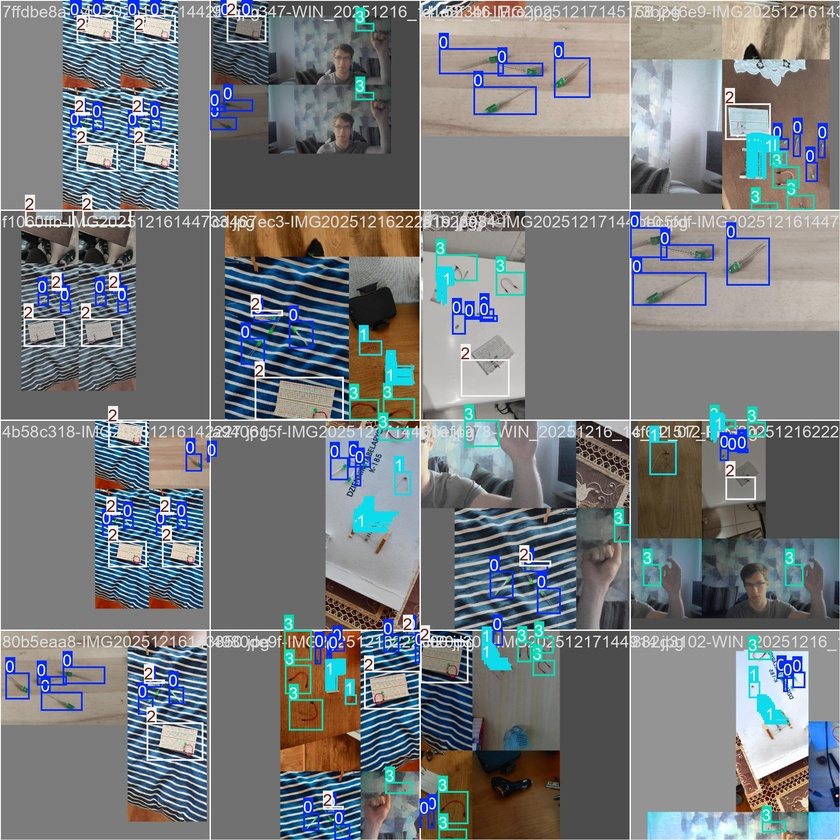
#> input picture train/train_batch0.jpg, 840 x 840 px, shrunk from 1920 x 1920 before the run, given in place of the camera
$ python camera_capture.py
#> lines starting #> are read from the running program, lines starting #| are printed output that depends on the picture; after the words box and inside, x2 and y2 are one past the last pixel; in counts of white or black regions, pixels touching at a corner belong together
import cv2 as cv
import numpy as np
import mediapipe as mp

cap1 = cv.VideoCapture(0)
cap2 = cv.VideoCapture(1)

ret1, frame1 = cap1.read()
#> frame1 is the input picture: shape (840, 840, 3); mean B, G, R 126.8, 123.9, 119.8
ret2, frame2 = cap2.read()
print(len(frame1))
#| 840
print(frame2.shape)
#| (840, 840, 3)


while True:
  ret1, frame1 = cap1.read()
  ret2, frame2 = cap2.read()

  height1 = int(cap1.get(4))
  height2 = int(cap2.get(4))

  width1 = int(cap1.get(3))
  width2 = int(cap2.get(3))

  lookahead = np.zeros((len(frame1), len(frame1[0])*2, len(frame1[0][0])), np.uint8)
#> lookahead: shape (840, 1680, 3); every value is 0

  rotated_frame1 = cv.rotate(frame1,cv.ROTATE_180)
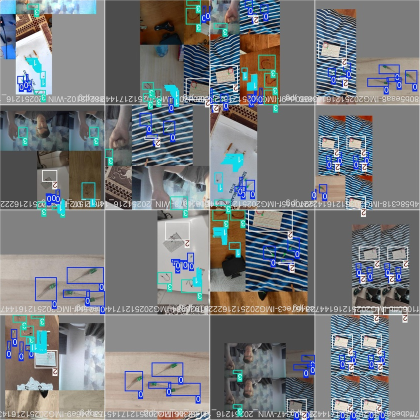
#> rotated_frame1: shape (840, 840, 3) (shown at 1/2 size); mean B, G, R 126.8, 123.9, 119.8
  rotated_frame2 = cv.rotate(frame2,cv.ROTATE_180)


  font = cv.FONT_HERSHEY_SIMPLEX

  rotated_frame1 = cv.putText(rotated_frame1, "Prawa", (20, 40), font, 1, (255, 255, 255), 1, cv.LINE_AA, False)
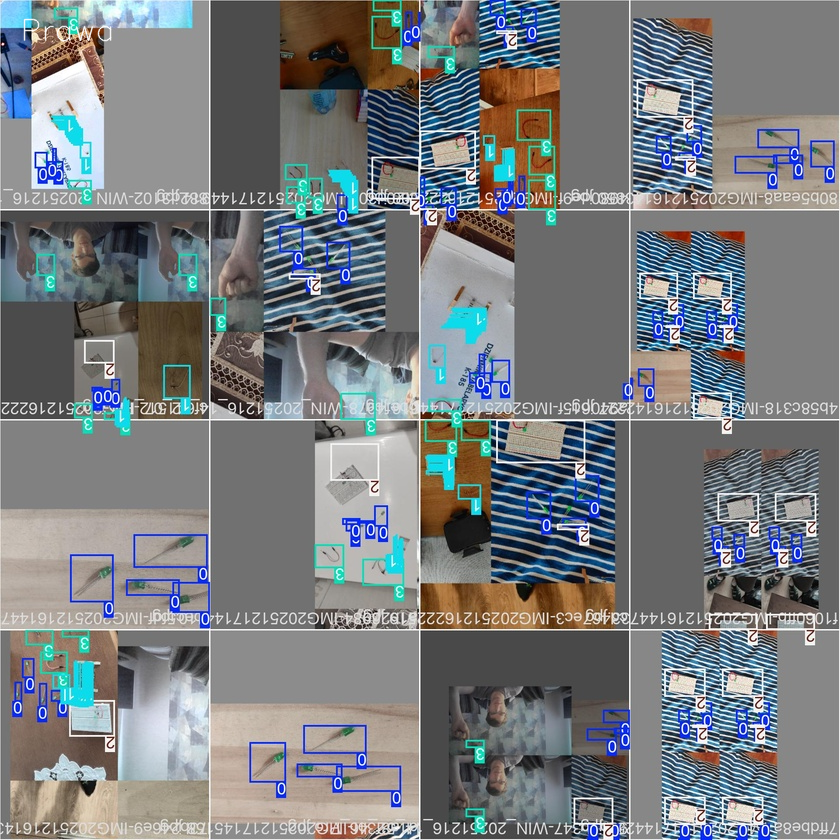
#> rotated_frame1: shape (840, 840, 3); 0.09% of pixels changed, all inside (x1, y1, x2, y2) = (23, 18, 112, 42)
  rotated_frame2 = cv.putText(rotated_frame2, "Lewa", (20, 40), font, 1, (255, 255, 255), 1, cv.LINE_AA, False)
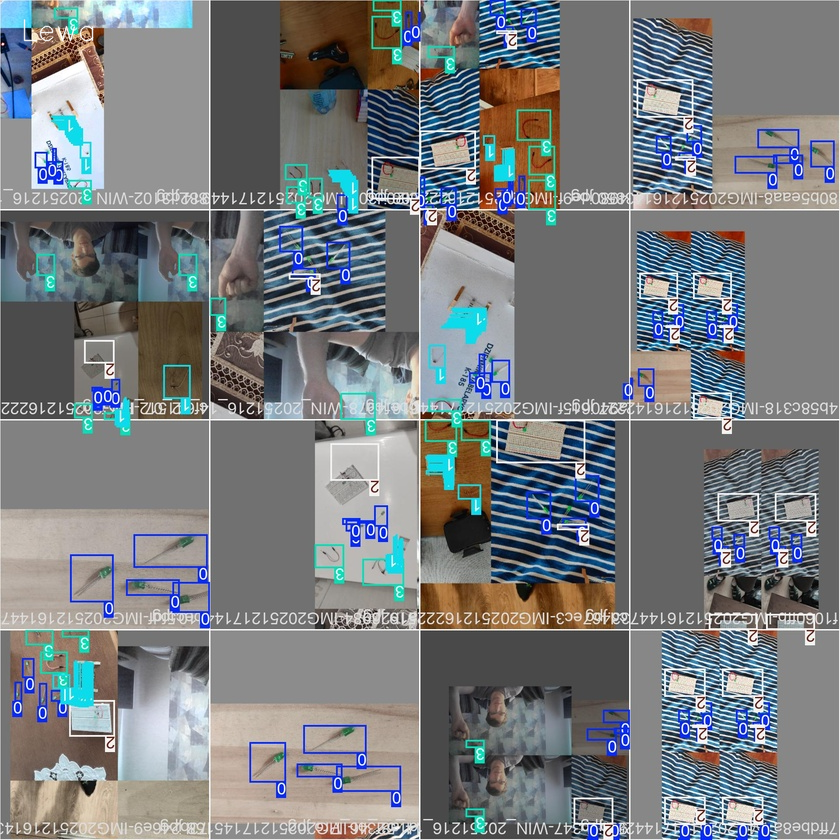
#> rotated_frame2: shape (840, 840, 3); 0.07% of pixels changed, all inside (x1, y1, x2, y2) = (23, 19, 94, 42)


  # cv.imshow('rotated_frame1', rotated_frame1)
  # cv.imshow('rotated_frame2', rotated_frame2)

  lookahead = cv.hconcat([rotated_frame2, rotated_frame1])
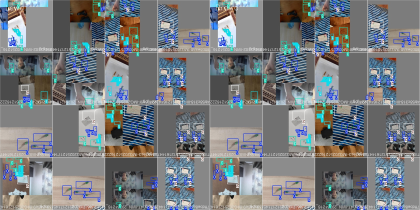
#> lookahead: shape (840, 1680, 3) (shown at 1/4 size); mean B, G, R 126.9, 123.9, 119.9

  # grey = cv.cvtColor(rotated_frame1, cv.COLOR_BGR2GRAY)

  hsv = cv.cvtColor(rotated_frame2, cv.COLOR_BGR2HSV)
#> hsv: shape (840, 840, 3); mean H, S, V 45.4, 50, 136.8
  lower = (0, 0, 200)
  upper = (180, 40, 255)
  mask = cv.inRange(hsv, lower, upper)
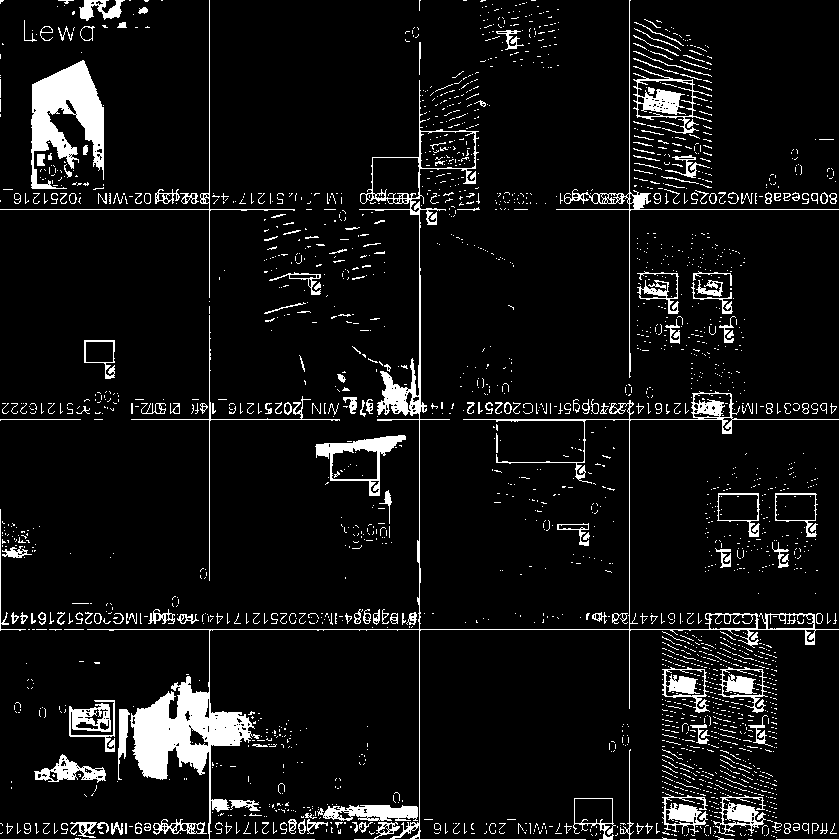
#> mask: shape (840, 840); 7.5% white; 2373 white regions (2133 under 20 px), largest, box (x1, y1, x2, y2) and area: (0, 0, 840, 840) 16358, (31, 60, 104, 189) 4962, (315, 435, 406, 496) 1363

  kernel = cv.getStructuringElement(cv.MORPH_RECT, (5,5))
  mask = cv.morphologyEx(mask, cv.MORPH_CLOSE, kernel)
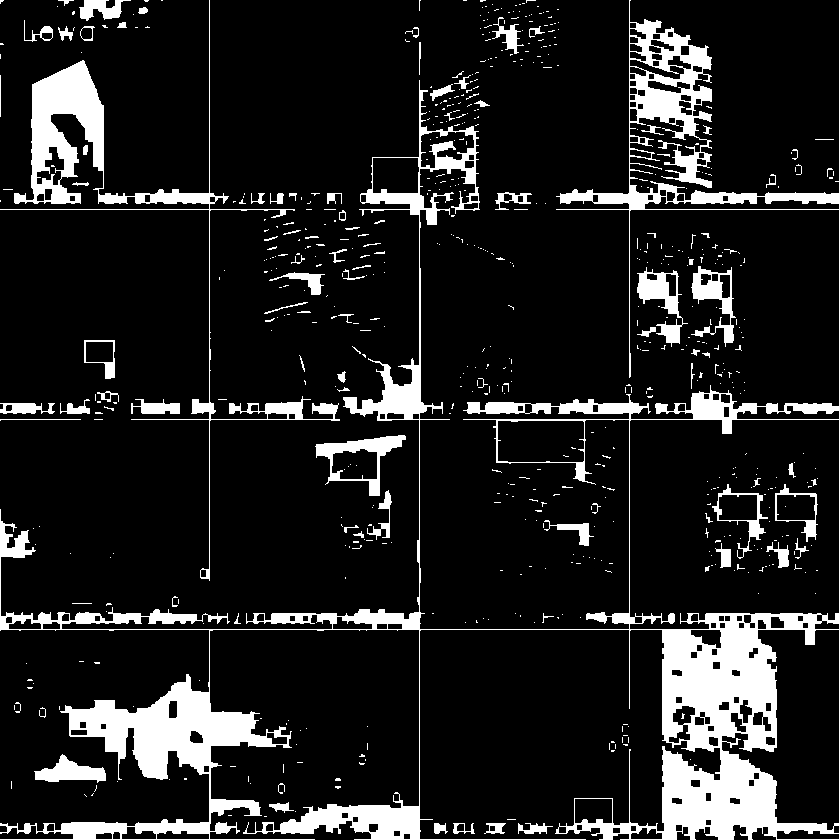
#> mask: shape (840, 840); 13% white; 647 white regions (554 under 20 px)

  contours, _ = cv.findContours(mask, cv.RETR_EXTERNAL, cv.CHAIN_APPROX_SIMPLE)
#> contours = 564 contours, 522 with area under 20; largest, box (x1, y1, x2, y2) and area: (0, 0, 840, 840) 130704, (0, 0, 340, 581) 9157, (315, 435, 406, 496) 2572, (637, 267, 688, 347) 1470, (691, 266, 736, 347) 1428

  c = max(contours, key=cv.contourArea)
#> c = contour of 3015 points, box (x1, y1, x2, y2) (0, 0, 840, 840), area 130704

  cv.drawContours(rotated_frame2, [c], -1, (0,255,0), 2)
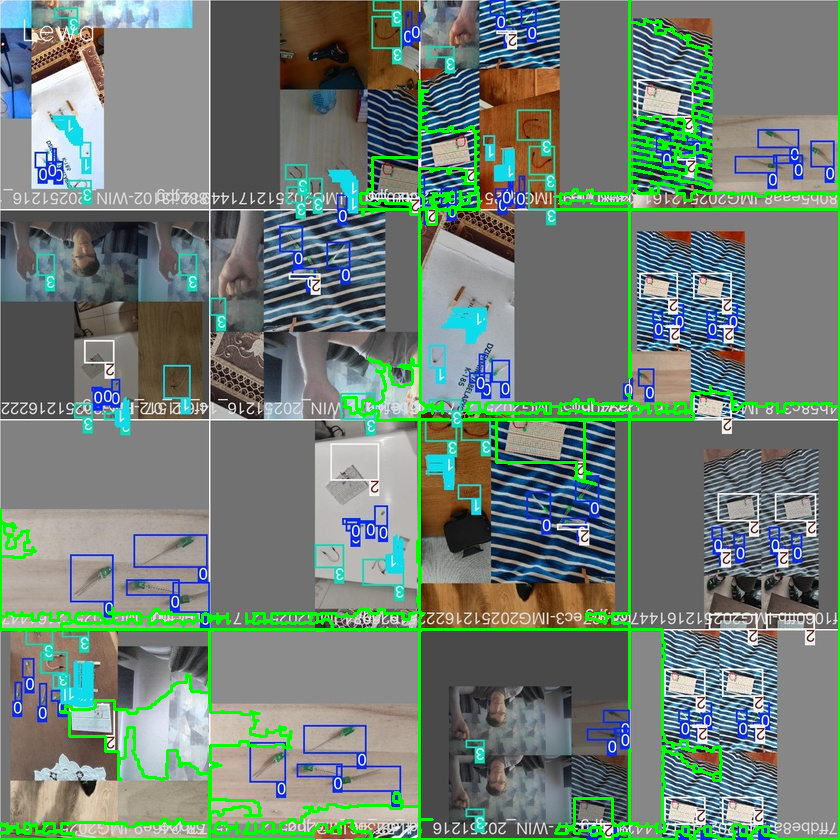
#> rotated_frame2: shape (840, 840, 3); 5.04% of pixels changed, all inside (x1, y1, x2, y2) = (0, 0, 840, 840)

  # cv.imshow('smth', frame1)
  # cv.imshow('smth2', frame2)
  cv.imshow('test', rotated_frame2)
  cv.imshow('hsv', hsv)
  cv.imshow('Podglad', lookahead)


  if cv.waitKey(1) == ord('q'):
#> (key q is pressed here)
    break

cap1.release()
cap2.release()
cv.destroyAllWindows()

$ run again, on train/train_batch1.jpg
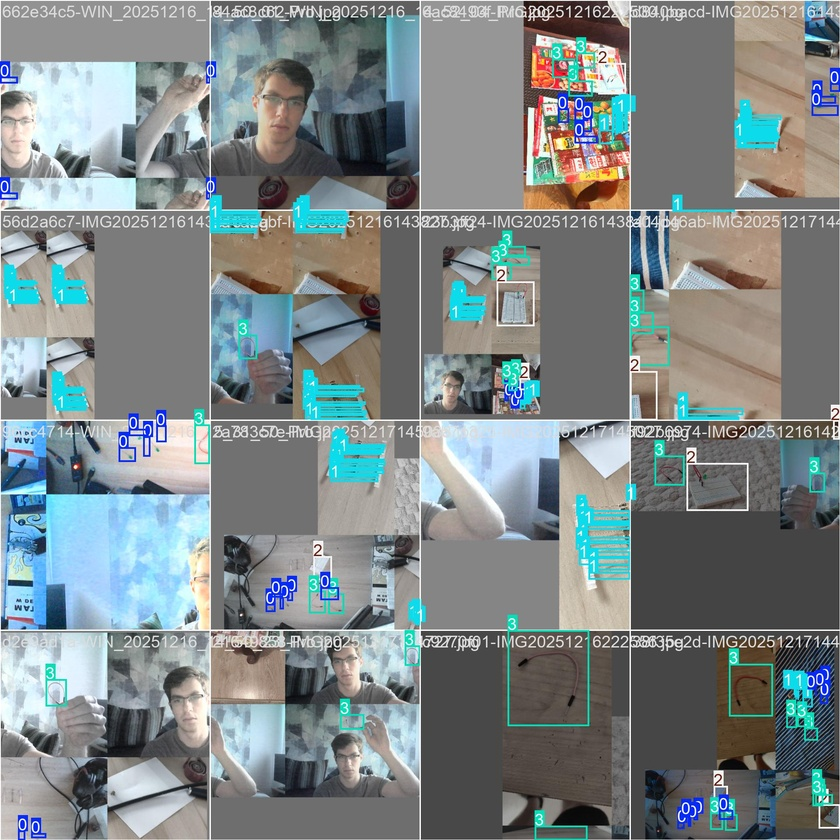
#> input picture train/train_batch1.jpg, 840 x 840 px, shrunk from 1920 x 1920 before the run, given in place of the camera
#> frame1 is the input picture: shape (840, 840, 3); mean B, G, R 135.7, 134.5, 125.1
#| 840
#| (840, 840, 3)
#> hsv: shape (840, 840, 3); mean H, S, V 49.4, 41.9, 144.2
#> `mask = cv.morphologyEx(mask, cv.MORPH_CLOSE, kernel)`:
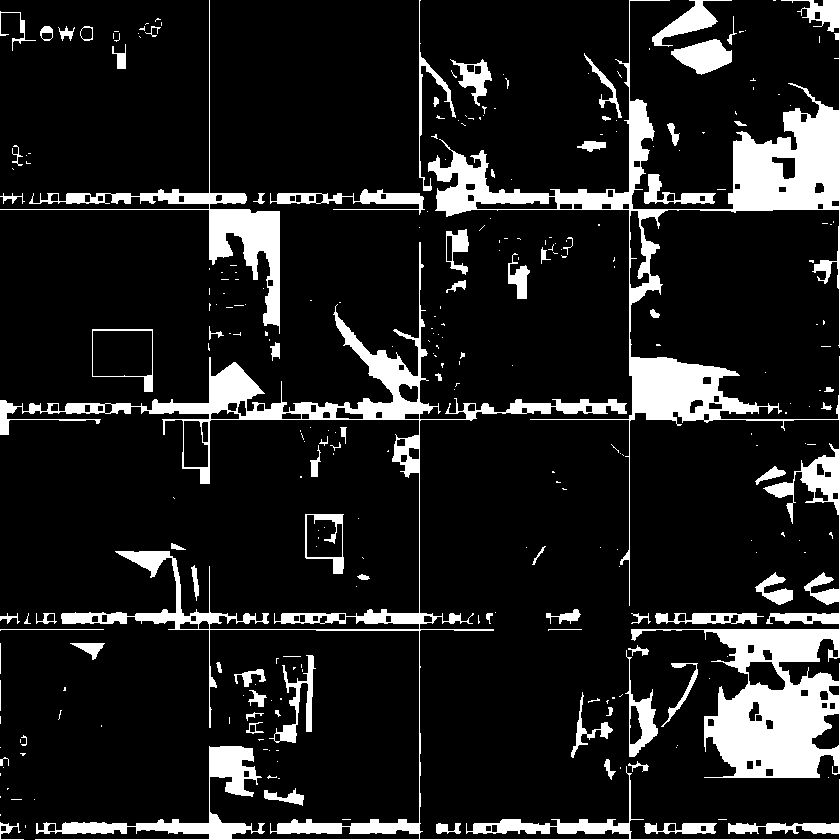
#> mask: shape (840, 840); 13% white; 283 white regions (201 under 20 px)
#> contours = 279 contours, 213 with area under 20; largest, box (x1, y1, x2, y2) and area: (428, 0, 840, 778) 42042, (0, 242, 840, 840) 23972, (0, 0, 280, 334) 5429, (92, 329, 153, 392) 2940, (305, 514, 344, 574) 1776
#> c = contour of 1477 points, box (x1, y1, x2, y2) (428, 0, 840, 778), area 42042
#> `cv.drawContours(rotated_frame2, [c], -1, (0,255,0), 2)`:
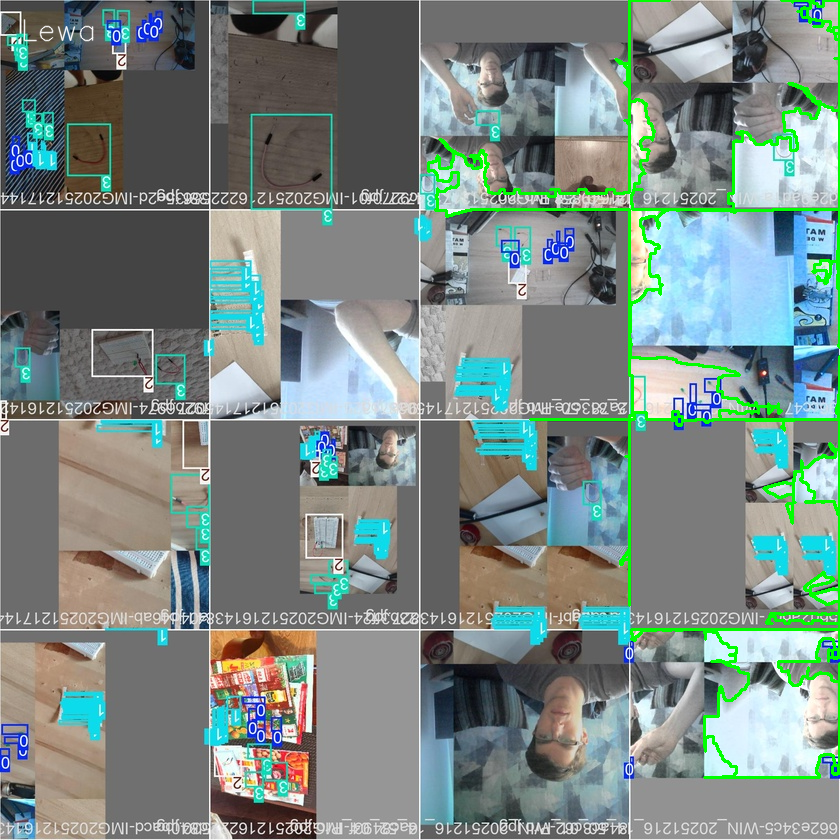
#> rotated_frame2: shape (840, 840, 3); mean B, G, R 131, 136, 120.8

$ run again, on train/train_batch2.jpg
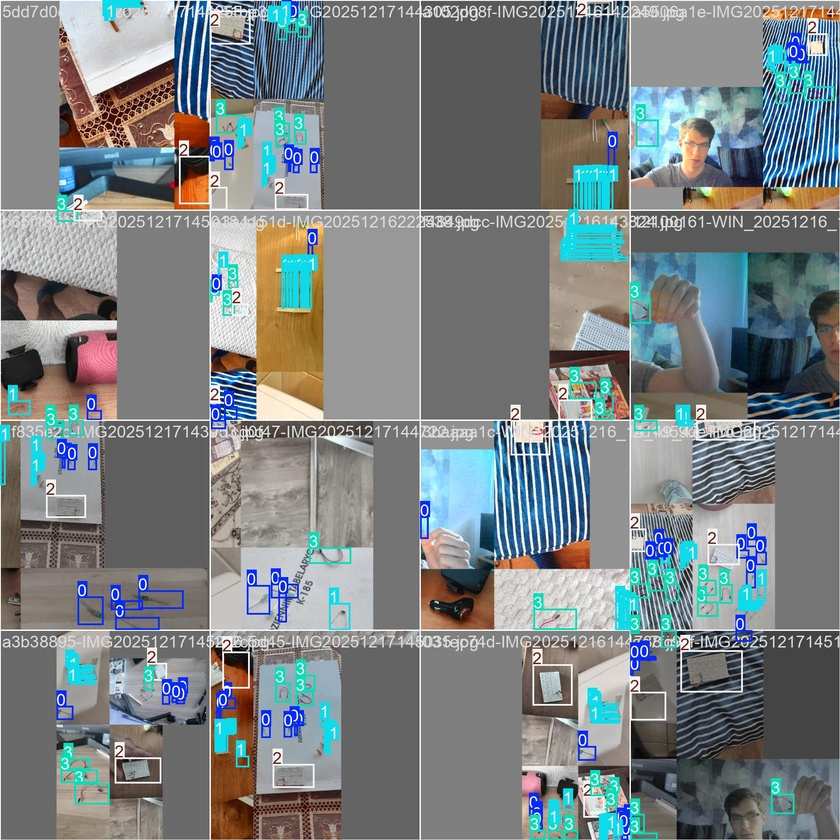
#> input picture train/train_batch2.jpg, 840 x 840 px, shrunk from 1920 x 1920 before the run, given in place of the camera
#> frame1 is the input picture: shape (840, 840, 3); mean B, G, R 131.9, 129.9, 122.6
#| 840
#| (840, 840, 3)
#> hsv: shape (840, 840, 3); mean H, S, V 44.8, 49.1, 142
#> `mask = cv.morphologyEx(mask, cv.MORPH_CLOSE, kernel)`:
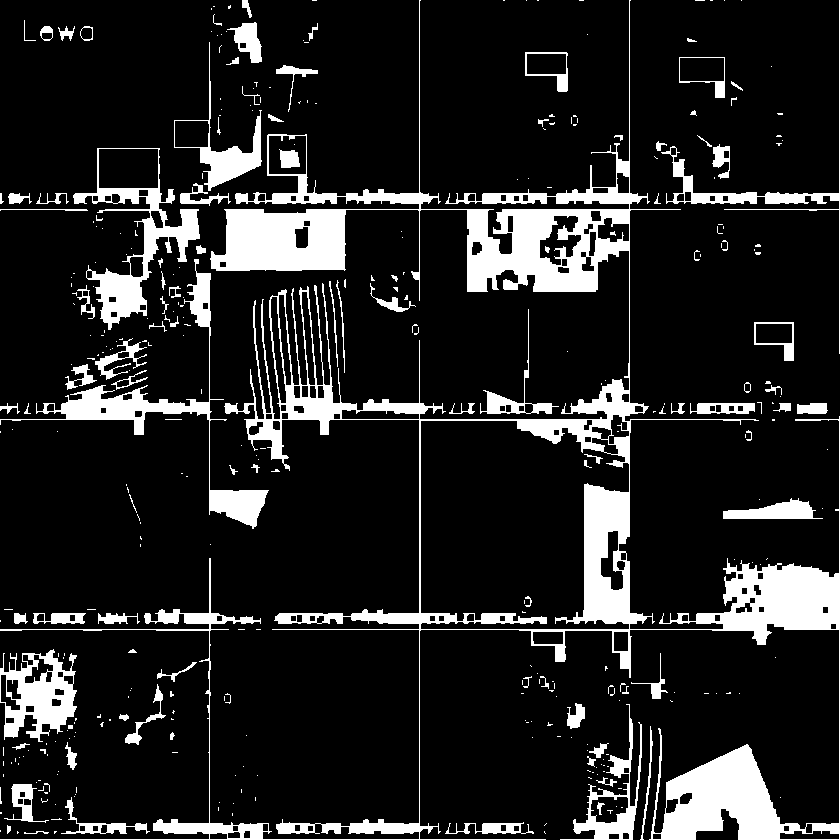
#> mask: shape (840, 840); 13.9% white; 367 white regions (265 under 20 px)
#> contours = 353 contours, 290 with area under 20; largest, box (x1, y1, x2, y2) and area: (0, 0, 840, 840) 98442, (73, 148, 200, 330) 7574, (0, 259, 269, 529) 5234, (0, 649, 77, 742) 4595, (174, 42, 262, 191) 2665
#> c = contour of 2336 points, box (x1, y1, x2, y2) (0, 0, 840, 840), area 98442
#> `cv.drawContours(rotated_frame2, [c], -1, (0,255,0), 2)`:
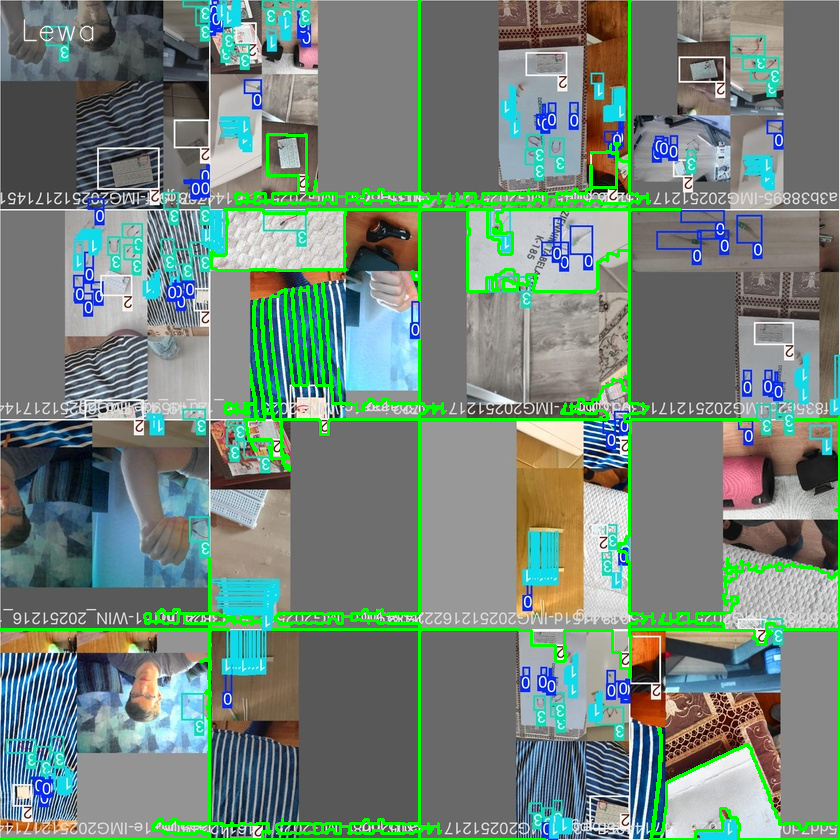
#> rotated_frame2: shape (840, 840, 3); mean B, G, R 123.3, 133.4, 114.3
